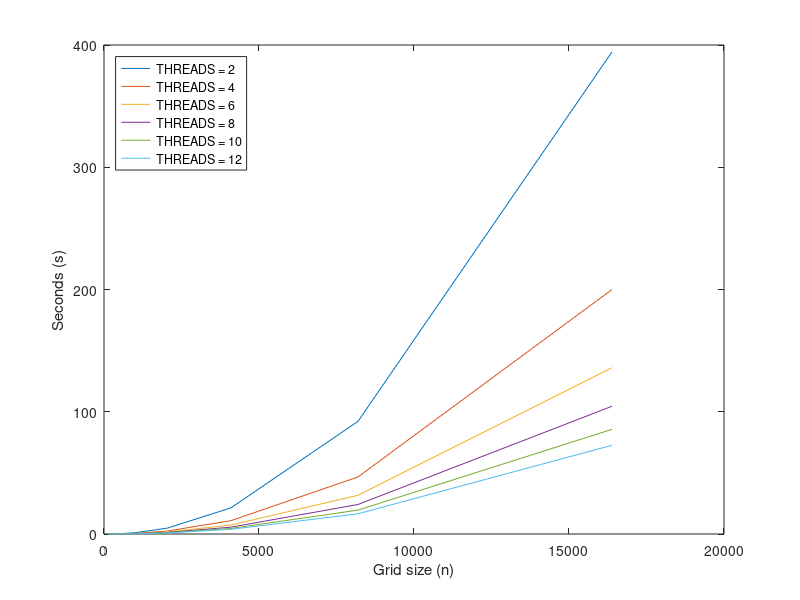
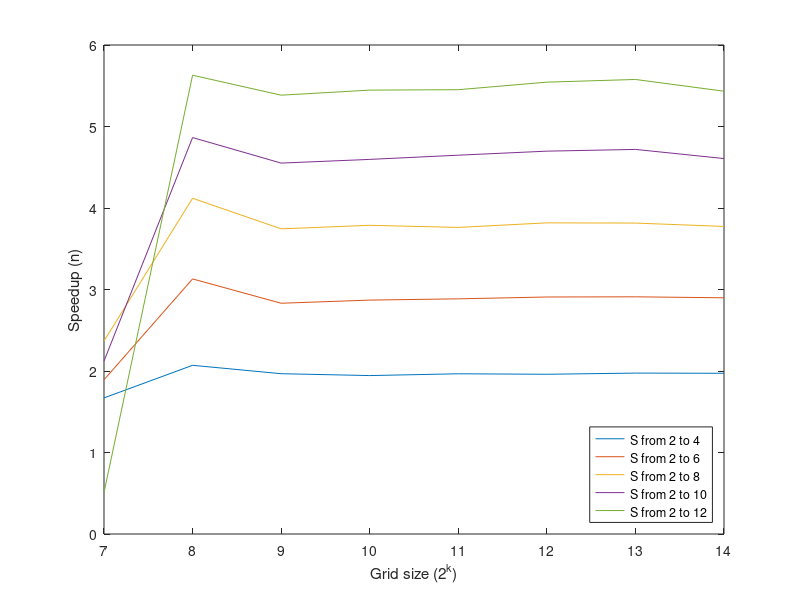

MATLAB code for these plots, in order:
clear all 
close all
format long
numthread2 = [0.014785 0.061781 0.247997 1.097214 4.828022 21.397821 92.115859 394.220864];
numthread4 = [0.008854 0.029847 0.126088 0.564425 2.455873 10.917301 46.654913 199.896180];
numthread6 = [0.007814 0.019739 0.087587 0.382301 1.673222  7.358146 31.651354  136.020848];
numthread8 = [0.006243 0.014997 0.066232 0.289677 1.283430  5.604751 24.145120 104.458651];
numthread10 = [0.006968 0.012700 0.054492 0.238712 1.038716 4.555078 19.520476 85.575038];
numthread12 = [0.029035 0.010975 0.046059 0.201458 0.885606 3.859505 16.516442 72.559879]; 

n = [128 256 512 1024 2048 4096 8192 16384];

figure()
plot(n,numthread2,n,numthread4,n,numthread6,n,numthread8,n,numthread10,n,numthread12)
xlabel('Grid size (n)')
ylabel('Seconds (s)')
legend('THREADS = 2', 'THREADS = 4', 'THREADS = 6', 'THREADS = 8', 'THREADS = 10', 'THREADS = 12', 'Location', 'NorthWest')

speedup24 = numthread2./numthread4;
speedup26 = numthread2./numthread6;
speedup28 = numthread2./numthread8;
speedup210 = numthread2./numthread10;
speedup212 = numthread2./numthread12;	

nlog2 = log2(n);

figure()
plot(nlog2,speedup24,nlog2,speedup26,nlog2,speedup28,nlog2,speedup210,nlog2,speedup212)
xlabel('Grid size (2^k)')
ylabel('Speedup (n)')
legend('S from 2 to 4', 'S from 2 to 6', 'S from 2 to 8', 'S from 2 to 10', 'S from 2 to 12', 'Location', 'SouthEast')
